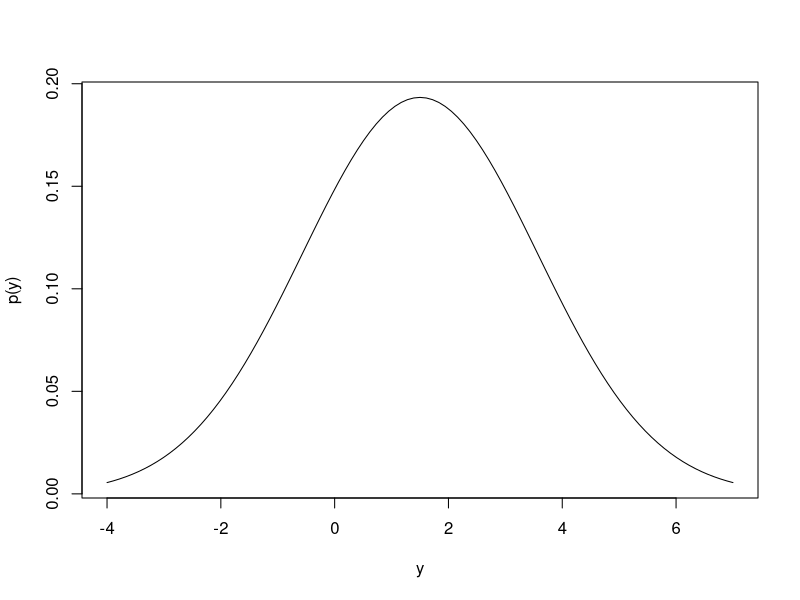
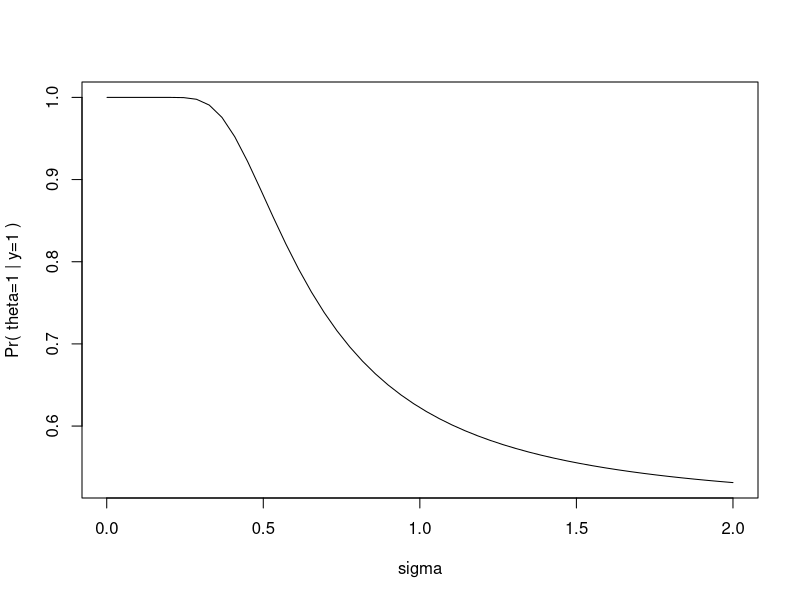
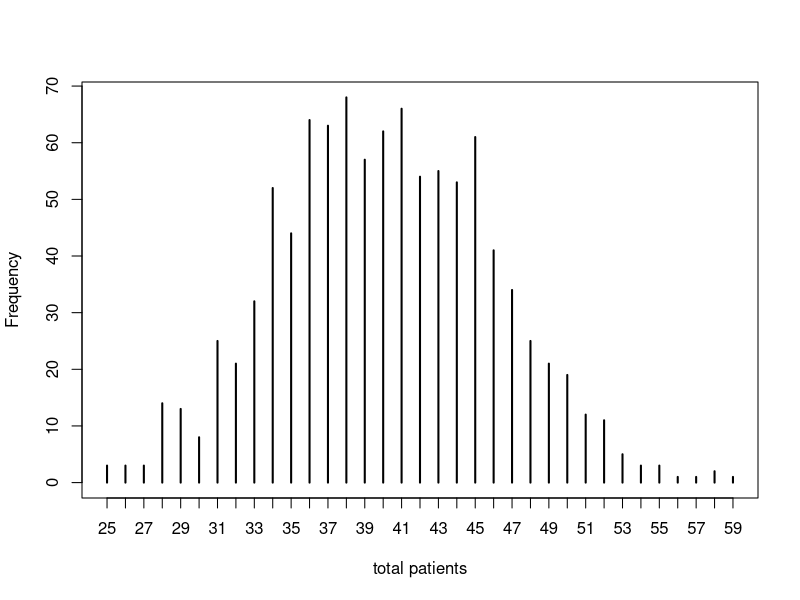
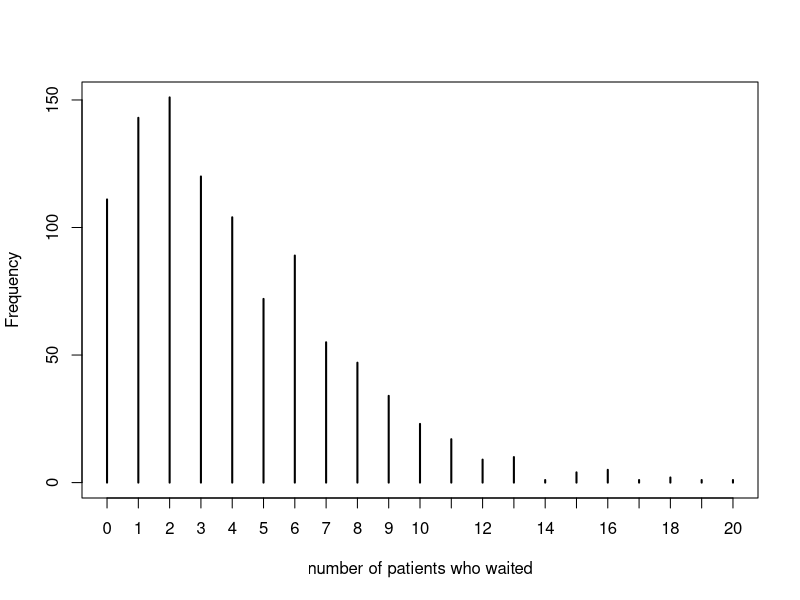
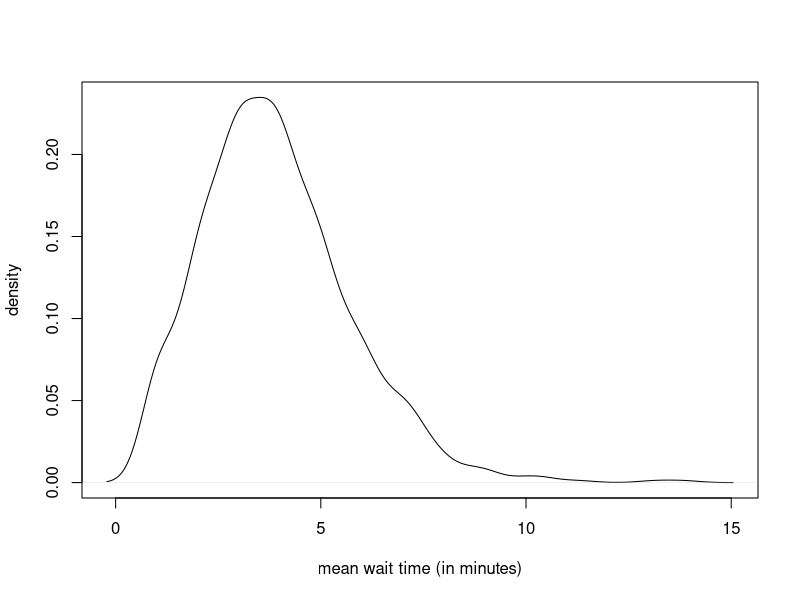
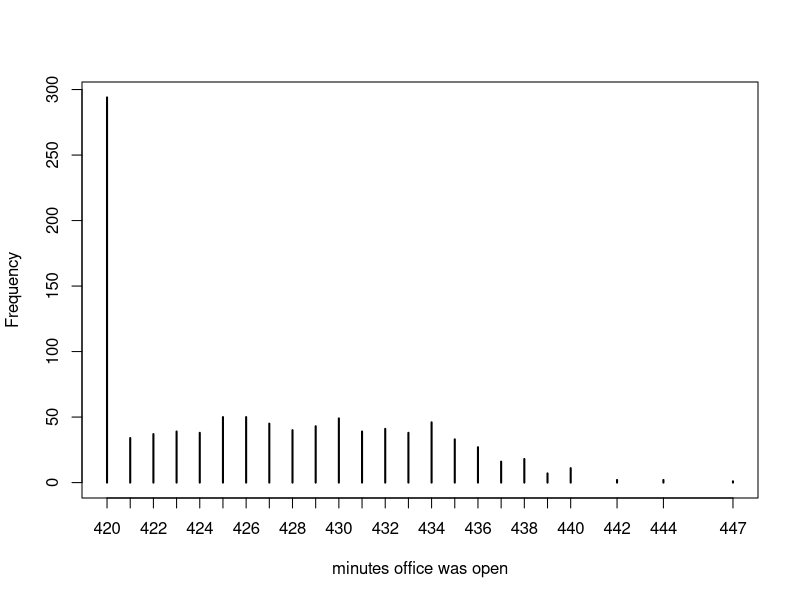

Write R code to recreate these figures, in order.
## ---- chunk 1
library(Cairo)
knitr::opts_chunk$set(
  fig.path = "ch01ex_figs/ch01ex-"
)
## ---- chunk 2
# From the 'rethinking' package.
# https://github.com/rmcelreath/rethinking
simplehist <- function (x, round = TRUE, ylab = "Frequency", ...) 
{
    if (round == TRUE) 
        x <- round(x)
    plot(table(x), ylab = ylab, ...)
}
## ---- chunk 3
p <- function(y, sigma) 0.5*dnorm(y, 1, sigma) + 0.5*dnorm(y, 2, sigma)
curve(p(x, 2), from = -4, to = 7, xlab = "y", ylab = "p(y)")
## ---- chunk 4
prior <- c(0.5, 0.5)  # Pr(theta = 1) = Pr(theta = 2) = 0.5
likelihood <- c(dnorm(1, 1, 2), dnorm(1, 2, 2))  # Normal(y | theta, sigma)
posterior <- likelihood*prior
posterior <- posterior/sum(posterior)
posterior[1]
## ---- chunk 5
sigma.seq <- seq(from = 0.001, to = 2, length.out = 50)
prior <- c(0.5, 0.5)
post <- sapply(
    sigma.seq,
    function(s) {
        likelihood <- c(dnorm(1, 1, s), dnorm(1, 2, s))
        posterior <- likelihood*prior
        posterior/sum(posterior)
    }
)

plot(sigma.seq, post[1,], type = "l", xlab = "sigma", ylab = "Pr( theta=1 | y=1 )")
## ---- chunk 6
# c(fraternal, identical)
prior <- c(1/2, 1)  # probability that sibling was a boy
likelihood <- c(1/125, 1/300)
posterior <- prior*likelihood
posterior/sum(posterior)
## ---- chunk 7
# c(prize in selected box, prize in one of other boxes)
prior <- c(1, 2)
likelihood <- c(1, 1)  # Monty opens smaller prize
posterior <- prior*likelihood
posterior/sum(posterior)
## ---- chunk 8
###
# code for queue written by George Locke
# https://www.researchgate.net/post/What_is_the_queue_data_structure_in_R
###

# construct queue
new.queue <- function() {
    ret <- new.env()
    ret$front <- new.env()
    ret$front$q <- NULL
    ret$front$prev <- NULL
    ret$last <- ret$front
    return(ret)
}

# add to end of queue
enqueue <- function(queue, add){
    queue$last$q <- new.env()
    queue$last$q$prev <- queue$last
    queue$last <- queue$last$q
    queue$last$val <- add
    queue$last$q <- NULL
}

# return front of queue and remove it
dequeue <- function(queue){
    if (is.empty(queue))
        stop("Attempting to take element from empty queue")
    
    value <- queue$front$q$val
    queue$front <- queue$front$q
    queue$front$q$prev <- NULL
    return(value)
}

# check if queue is empty
is.empty <- function(queue)
    return(is.null(queue$front$q))

sim <- function() {
    doc1 <- data.frame(
        has_patient = 0,
        patient_finished_at = 0
    )
    
    doc2 <- data.frame(
        has_patient = 0,
        patient_finished_at = 0
    )
    
    doc3 <- data.frame(
        has_patient = 0,
        patient_finished_at = 0
    )
    
    patients <- 0
    waited <- 0
    q <- new.queue()
    waits <- numeric()
    
    # time loop
    minute <- 0
    while(minute < 7*60 | doc1$has_patient > 0 | doc2$has_patient > 0 | doc3$has_patient > 0) {
        # any patients leaving?
        if(doc1$has_patient == 1 & doc1$patient_finished_at == minute)
            doc1$has_patient <- 0
        if(doc2$has_patient == 1 & doc2$patient_finished_at == minute)
            doc2$has_patient <- 0
        if(doc3$has_patient == 1 & doc3$patient_finished_at == minute)
            doc3$has_patient <- 0
        
        # anyone in the queue?
        if(!is.empty(q)) {
            # is there a free doctor?
            if(doc1$has_patient == 0) {
                arrived <- dequeue(q)
                waits <- c(waits, minute - arrived)
                
                doc1$has_patient <- 1
                doc1$patient_finished_at <- minute + sample(5:20, 1)
            } else if(doc2$has_patient == 0) {
                arrived <- dequeue(q)
                waits <- c(waits, minute - arrived)
                
                doc2$has_patient <- 1
                doc2$patient_finished_at <- minute + sample(5:20, 1)
            } else if(doc3$has_patient == 0) {
                arrived <- dequeue(q)
                waits <- c(waits, minute - arrived)
                
                doc3$has_patient <- 1
                doc3$patient_finished_at <- minute + sample(5:20, 1)
            }
        }
        
        if(minute < 7*60 & rpois(1, 0.1) > 0) {
            # new patient arrived!
            patients <- patients + 1
            
            # is there a free doctor?
            if(doc1$has_patient == 0) {
                doc1$has_patient <- 1
                doc1$patient_finished_at <- minute + sample(5:20, 1)
            } else if(doc2$has_patient == 0) {
                doc2$has_patient <- 1
                doc2$patient_finished_at <- minute + sample(5:20, 1)
            } else if(doc3$has_patient == 0) {
                doc3$has_patient <- 1
                doc3$patient_finished_at <- minute + sample(5:20, 1)
            } else {
                # all doctors are busy! time to wait.
                enqueue(q, minute)
                waited <- waited + 1
            }
        }
        
        minute <- minute + 1
    }
    
    return(
        list(
            patients = patients,
            waited = waited,
            meanwait = ifelse(waited > 0, mean(waits), 0),
            close = minute
        )
    )
}

sim()
## ---- chunk 9
sims <- 1000
patients <- numeric()
waited <- numeric()
meanwaits <- numeric()
close <- numeric()
for(i in 1:sims){
    s <- sim()
    patients <- c(patients, s$patients)
    waited <- c(waited, s$waited)
    meanwaits <- c(meanwaits, ifelse(s$meanwait > 0, s$meanwait, NA))
    close <- c(close, s$close)
}
meanwaits <- na.omit(meanwaits)

simplehist(patients, xlab = "total patients")
simplehist(waited, xlab = "number of patients who waited")
plot(density(meanwaits), xlab = "mean wait time (in minutes)", ylab = "density", main = "")
simplehist(close, xlab = "minutes office was open")

data.frame(
    median = c(median(patients), median(waited), round(median(meanwaits), 2), median(close)),
    middle50percent = c(
        paste(quantile(patients, probs = 0.25), "-", quantile(patients, probs = 0.75)),
        paste(quantile(waited, probs = 0.25), "-", quantile(waited, probs = 0.75)),
        paste(round(quantile(meanwaits, probs = 0.25), 2), "-", round(quantile(meanwaits, probs = 0.75), 2)),
        paste(quantile(close, probs = 0.25), "-", quantile(close, probs = 0.75))
    ),
    row.names = c("total patients", "number who waited", "mean wait time", "minutes office was open")
)
